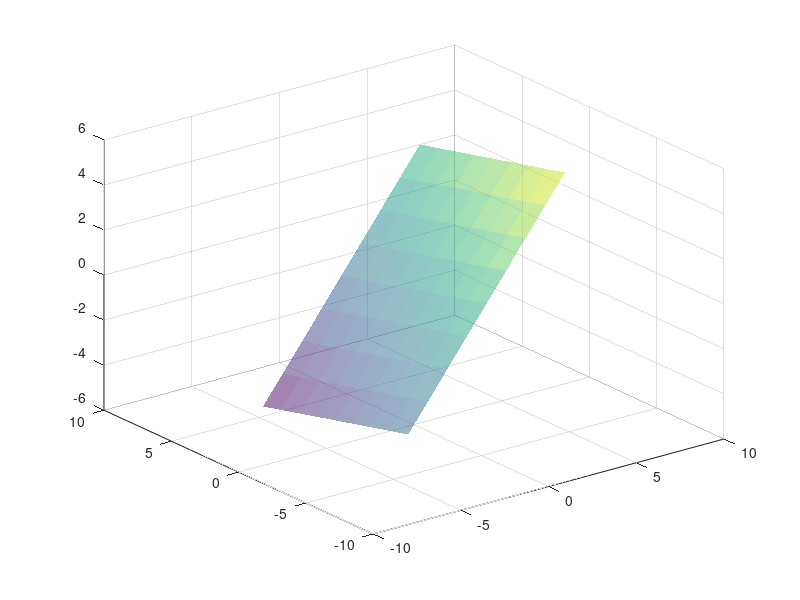

MATLAB code to generate this figure: (Note: this script raises an error after producing the figure.)
v1=[3,1,2]
v2=[1,4,-1]
origin=[0,0];
[s,t]=meshgrid(-2:0.5:2);
X=s*v1(1)+t*v2(1);
Y=s*v1(2)+t*v2(2);
Z=s*v1(3)+t*v2(3);
surf(X,Y,Z,'FaceAlpha',0.5,'EdgeColor','none');
hold on;
quiver3(origin(1),origin(2),origin(3),v1(1),v1(2),v1(3),0,'r','LineWidth',2);
quiver3(origin(1),origin(2),origin(3),v2(1),v2(2),v2(3),0,'b','LineWidth',2);
xlim([-10,10]);
ylim([-10,10]);
zlim([-10,10]);
grid on;
xlabel('X-axis');
ylabel('Y-axis');
zlabel('Z-axis');
title('Spanning set of two vectors');
legend('Spanning Plane','Vector v1','Vector v2');
grid on;
hold off;
